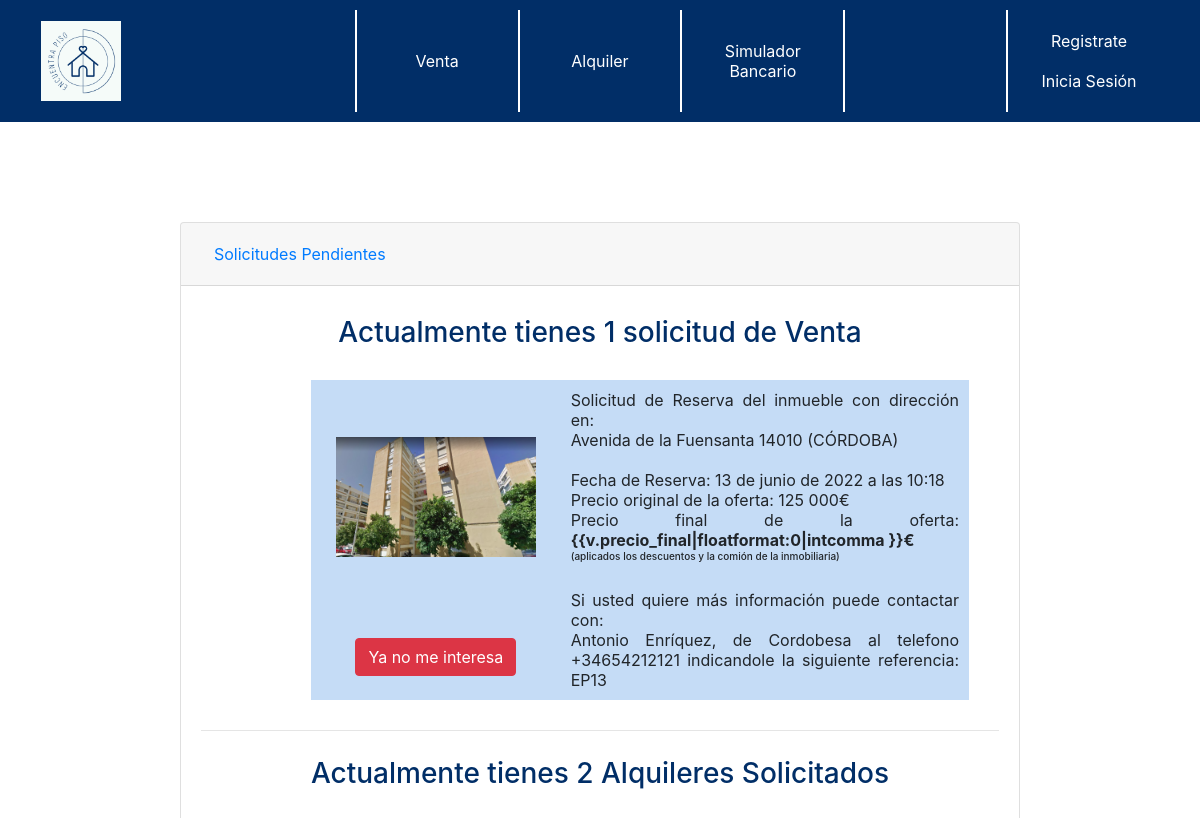
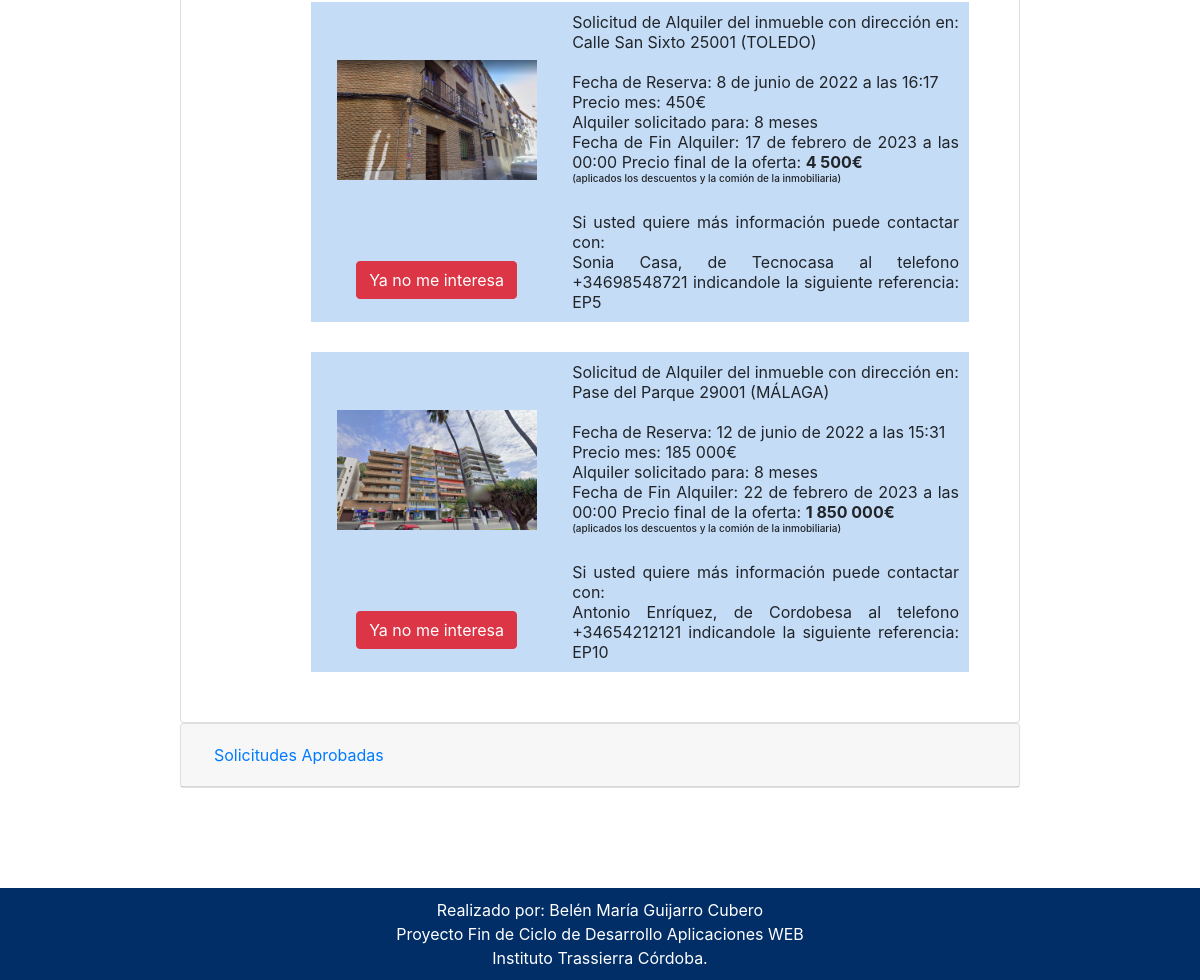
The app's page /operaciones/2/ with its own data (2 pictures, top to bottom).
### applications/operaciones/models.py (models this page shows, shortened)
class Venta(models.Model):
	oferta=models.ForeignKey("Oferta",verbose_name=("oferta"),on_delete=models.SET_NULL,null=True )
	comprador=models.ForeignKey("administracion.Cliente", related_name="comprador",verbose_name=("comprador"),on_delete=models.SET_NULL,null=True )
	fecha= models.DateTimeField('Fecha', auto_now=False, auto_now_add=False, null=True,blank=True)
	activa=models.BooleanField('Activo', default=True)
	aprobada=models.BooleanField('Aprobada', default=False)
	updated_at = models.DateTimeField(auto_now_add=True, null=True)
	created_at = models.DateTimeField(auto_now_add=True, null=True)
	def _get_importe(self):
		precio_descuento=self.oferta.precio-((self.oferta.precio*self.oferta.descuento)/100)
		precio_final= precio_descuento+((self.oferta.precio*self.oferta.vendedor.empresa.comision)/100)
		return precio_final
	precio_final = property(_get_importe)

class Oferta(models.Model):
	inmueble= models.ForeignKey("inmuebles.Inmueble", verbose_name=("Inmueble"),on_delete=models.CASCADE)
	vendedor=models.ForeignKey("administracion.Trabajador", verbose_name=("trabajador"),on_delete=models.SET_NULL, blank=True,null=True)
	precio=models.DecimalField('Precio', max_digits=13, decimal_places=6)
	descuento=models.DecimalField('Descuento', max_digits=5, decimal_places=2, default=0)
	tipo=models.CharField("tipo",max_length=1)
	activa=models.BooleanField('Activo', default=True)
	updated_at = models.DateTimeField(auto_now_add=True, null=True)
	created_at = models.DateTimeField(auto_now_add=True, null=True)

class Alquiler(models.Model):
	oferta=models.ForeignKey("Oferta",verbose_name=("oferta"),on_delete=models.SET_NULL,null=True )
	inquilino=models.ForeignKey("administracion.Cliente", related_name="inquilino",verbose_name=("inquilino"), null=True, on_delete=models.SET_NULL, )
	fecha_entrada=models.DateTimeField('Fecha', auto_now=False, auto_now_add=False)
	meses=models.IntegerField('Meses',)
	activa=models.BooleanField('Activo', default=True)
	aprobada=models.BooleanField('Aprobada', default=False)
	baja=models.BooleanField('Baja', default=False)
	created_at = models.DateTimeField(auto_now_add=True, null=True)
	updated_at = models.DateTimeField(auto_now_add=True, null=True)
	def _get_precio_final(self):
		return (float(self.oferta.precio)*float(self.meses))+(float(self.oferta.precio)*2)
	precio_final = property(_get_precio_final)
	def _get_fechabaja(self):
		fechainicial=str(self.fecha_entrada)
		fechainicialFormato=fechainicial[0:10]
		fechaI=datetime.strptime(fechainicialFormato, '%Y-%m-%d')
		fechaBaja=fechaI+relativedelta(months=self.meses)
		return fechaBaja
	fecha_fin=property(_get_fechabaja)

### applications/inmuebles/models.py (models this page shows, shortened)
class Inmueble(models.Model):
	PROVINCE_CHOICES =(
		('01', 'Alaba'), ('02', 'Albacete'), ('03', 'Alicante'),
		('04', 'Almería'), ('05', 'Ávila'), ('06', 'Badajoz'),
		('07', 'Islas Baleares'), ('08', 'Barcelona'), ('09', 'Burgos'),
		('10', 'Cáceres'), ('11', 'Cádiz'), ('12', 'Castellón'),
		('13', 'Ciudad Real'), ('14', 'Córdoba'), ('15', 'A Coruña'),
		('16', 'Cuenca'), ('17', 'Girona'), ('18', 'Granada'),
		('19', 'Guadalajara'), ('20', 'Guipúzcoa'), ('21', 'Huelva'),
		('22', 'Huesca'), ('23', 'Jaén'), ('24', 'León'),
		('25', 'Lleida'), ('26', 'La Rioja'), ('27', 'Lugo'),
		('28', 'Madrid'), ('29', 'Málaga'), ('30', 'Murcia'),
		('31', 'Navarra'), ('32', 'Ourense'), ('33', 'Asturias'),
		('34', 'Palencia'), ('35', 'Las Palmas'), ('36', 'Pontevedra'),
		('37', 'Salamanca'), ('38', 'Santa Cruz de Tenerife'), ('39', 'Cantabria'),
		('40', 'Segovia'), ('41', 'Sevilla'), ('42', 'Soria'),
		('43', 'Tarragona'), ('44', 'Teruel'), ('45', 'Toledo'),
		('46', 'Valencia'), ('47', 'Valladolid'), ('48', 'Vizcaya'),
		('49', 'Zamora'), ('50', 'Zaragoza'), ('51', 'Ceuta'), ('52', 'Melilla')
		)
	HABITACIONES_CHOICES=(
        ('0', 'Loft'),
        ('1', '1 Habitacion'),
        ('2', '2 Habitaciones'),
        ('3', '3 Habitaciones'),
        ('4', '4 Habitaciones'),
        ('5', '5 Habitaciones'),
        ('6', 'Más de 5'),
        )
	ORIENTACION_CHOICES=(
	 	('1', '(N) Norte'),
        ('2', '(NO) Noreste'),
        ('3', '(E) Este'),
        ('4', '(SE) Sureste'),
        ('5', '(S) Sur'),
        ('6', '(SO) Suroeste'),
        ('7', '(O) Oeste'),
        ('8', '(NO) Noroeste'),
	 	)
	propietario= models.ForeignKey("administracion.Propietario", verbose_name="propietario",on_delete=models.CASCADE )
	direccion= models.CharField('Direccion', max_length=200)
	localizacion= models.CharField('Localización', max_length=2, choices=PROVINCE_CHOICES)
	codigo_postal= models.IntegerField('CP',)
	metros=models.IntegerField('Metros',)
	habitacion=models.CharField('Habitación', max_length=1, choices=HABITACIONES_CHOICES)
	planta=models.IntegerField('Planta',)
	wc=models.IntegerField('Baños',)
	orientacion=models.CharField('Orientación', max_length=1, choices=ORIENTACION_CHOICES)
	construccion=models.IntegerField('Año Construcción',)
	comunidad=models.DecimalField('Precio Comunidad', max_digits=6, decimal_places=2)
	ascensor=models.BooleanField('Ascensor', default=False)
	terraza=models.BooleanField('Terraza', default=False)
	patio=models.BooleanField('Patio', default=False)
	observacion= models.CharField('Observacion', max_length=1024)
	imagenPrincipal= models.ImageField("ImagenPrincipal",upload_to="imagenes/")
	imagen1=models.ImageField("imagen1",upload_to="imagenes/",default="imagenes/pordefecto.png",blank=True, null=True)
	imagen2=models.ImageField("imagen2",upload_to="imagenes/",default="imagenes/pordefecto.png",blank=True, null=True)
	imagen3=models.ImageField("imagen3",upload_to="imagenes/",default="imagenes/pordefecto.png",blank=True, null=True)
	imagen4=models.ImageField("imagen4",upload_to="imagenes/",default="imagenes/pordefecto.png",blank=True, null=True)
	activo=models.BooleanField('Activo', default=True)
	created_at = models.DateTimeField(auto_now_add=True, null=True)
	updated_at = models.DateTimeField(auto_now_add=True, null=True)
	class Meta:
		ordering = ["localizacion","direccion"]

### applications/administracion/models.py (models this page shows, shortened)
class Trabajador(models.Model):
    usuario = models.OneToOneField(User, on_delete=models.CASCADE)
    dni = models.CharField('DNI', max_length=9, unique=True)
    nombre = models.CharField('Nombre', max_length=25)
    primer_apellido = models.CharField('1ºApellido', max_length=50)
    segundo_apellido = models.CharField('2ºApellido', max_length=50)
    empresa = models.ForeignKey("Empresa", verbose_name=("Empresa"), on_delete=models.CASCADE, blank=True, null=True)
    telefono= PhoneNumberField(blank=True)

class Empresa(models.Model):
    cif=models.CharField('CIF', max_length=9, unique=True)
    nombre_empresa=models.CharField('Nombre', max_length=100)
    razon_social=models.CharField('Razon Social', max_length=100)
    comision=models.DecimalField('Comisión', max_digits=4, decimal_places=2, default=3)
    codigo=models.CharField('Codigo',max_length=10)
    def __str__(self):
        return self.nombre_empresa

### applications/operaciones/views.py (the view)
# urls.py: path('operaciones/<int:id>/',views.Operaciones.as_view(),name="Operaciones"),
class Operaciones(View):
    def get(self, request, id):
        clientes=Cliente.objects.all()
        trabajadores=Trabajador.objects.all()
        user=User.objects.get(id=id)
        cliente=Cliente.objects.get(usuario=user)
        ventas=Venta.objects.filter(comprador=cliente).filter(activa=True).filter(aprobada=False)
        alquileres=Alquiler.objects.filter(inquilino=cliente).filter(activa=True).filter(aprobada=False)
        ventasConfirmadas=Venta.objects.filter(comprador=cliente).filter(aprobada=True).filter(activa=True)
        alquileresConfirmados=Alquiler.objects.filter(inquilino=cliente).filter(aprobada=True).filter(activa=True)
        contVSolicitadas=len(ventas)
        contASolicitados=len(alquileres)
        contAaprobadas=len(alquileresConfirmados)
        contVaprobadas=len(ventasConfirmadas)
        contexto={
        "clientes":clientes,
        "trabajadores":trabajadores,
        "ventas":ventas,
        "contVSolicitadas":contVSolicitadas,
        "alquileres":alquileres,
        "contASolicitados":contASolicitados,
        "ventasConfirmadas":ventasConfirmadas,
        "alquileresConfirmados":alquileresConfirmados,
        "contAaprobadas":contAaprobadas,
        "contVaprobadas":contVaprobadas
        }
        return render(request,"operaciones.html",contexto)

### templates/operaciones.html (shortened to what this page needs)
{% extends "base.html" %}
{% load static %}
{% load humanize %}
{% block head %}
{% include 'cabecera.html' %}
{% endblock head %}
{% block content %}
<div style="width:70%; margin:100px auto;">
	<div id="accordion">
		<div class="card">
			<div class="card-header" id="headingOne">
				<h5 class="mb-0">
					<button class="btn btn-link collapsed" data-toggle="collapse" data-target="#collapseOne"
						aria-expanded="false" aria-controls="collapseOne">
						Solicitudes Pendientes
					</button>
				</h5>
			</div>
			<div id="collapseOne" class="collapse show" aria-labelledby="headingOne" data-parent="#accordion">
				<div class="card-body">
					<center>
						{%if contVSolicitadas %}
						<h3>Actualmente tienes {{contVSolicitadas}} solicitud de Venta</h3>
						<ul>
							{% for v in ventas %}
							<ol style="margin:30px">
								<table style="margin:auto;" width="100%">
									<tr style="padding:10px">
										<td width="20%" align="center"
											style="background-color:#c5dcf6; padding:20px 10px; margin:10px 10px">
											<div id="foto">
												<a href="{% url 'app_inmuebles:Info' v.oferta.id %}"
													class="text-decoration-none">
													<img src={{v.oferta.inmueble.imagenPrincipal.url}} width="200px">
												</a>
											</div>
										</td>
										<td rowspan="2" width="50%" align="center"
											style="background-color:#c5dcf6; padding:10px 10px">
											<div style="text-align:justify">
												Solicitud de Reserva del inmueble con dirección
												en:<br />{{v.oferta.inmueble.direccion}} {{v.oferta.inmueble.codigo_postal}}
												({{v.oferta.inmueble.get_localizacion_display|upper}})<br /><br />
												Fecha de Reserva: {{v.created_at}}<br />
												Precio original de la oferta:
												{{v.oferta.precio|floatformat:0|intcomma}}€<br />
												Precio final de la oferta: <b>{{v.precio_final|floatformat:0|intcomma
													}}€</b>
												<h6 style="font-size:10">(aplicados los descuentos y la comión de la
													inmobiliaria)</h6><br />
												Si usted quiere más información puede contactar con: <br />
												{{v.oferta.vendedor.nombre}} {{v.oferta.vendedor.primer_apellido}}, de
												{{v.oferta.vendedor.empresa}} al telefono {{v.oferta.vendedor.telefono}}
												indicandole la siguiente referencia: EP{{v.id}}
												<br />
											</div>
										</td>
									</tr>
									<td width="20%" align="center" style="background-color:#c5dcf6; padding:10px 10px">
										<a href="{% url 'app_operaciones:desactivarVenta' v.id %}">
											<button type="button" class="btn btn-danger">Ya no me interesa </button>
										</a>
									</td>
								</table>
							</ol>
						{% endfor %}
						</ul>
						{%else%}
						<h3>Actualmete no tiene ninguna solicitud de Venta</h3>
						{%endif%}
					</center>
					<hr />
					<center>
						<h3>
							{%if contASolicitados %}
							Actualmente tienes {{contASolicitados}} Alquileres Solicitados
							<ul>
							{% for a in alquileres %}
								<ol style="margin:30px">
									<table style="margin:auto;" width="100%">
										<tr style="padding:10px">
											<td width="20%" align="center"
											style="background-color:#c5dcf6; padding:20px 10px; margin:10px 10px">
												<div id="foto">
													<a href="{% url 'app_inmuebles:Info' a.oferta.id %}"
													class="text-decoration-none">
														<img src={{a.oferta.inmueble.imagenPrincipal.url}} width="200px">
													</a>
												</div>
											</td>
											<td rowspan="2" width="50%" align="center"
											style="background-color:#c5dcf6; padding:10px 10px">
												<div style="text-align:justify">
													Solicitud de Alquiler del inmueble con dirección en:<br />{{a.oferta.inmueble.direccion}} {{a.oferta.inmueble.codigo_postal}}
													({{a.oferta.inmueble.get_localizacion_display|upper}})
													<br /><br />
													Fecha de Reserva: {{a.created_at}}<br />
													Precio mes: {{a.oferta.precio|floatformat:0|intcomma}}€<br />
													Alquiler solicitado para: {{a.meses}} meses<br />
													Fecha de Fin Alquiler: {{a.fecha_fin}}
													Precio final de la oferta: <b>{{a.precio_final|floatformat:0|intcomma}}€</b>
													<h6 style="font-size:10">(aplicados los descuentos y la comión de la
													inmobiliaria)
													</h6><br />
													Si usted quiere más información puede contactar con: <br />
													{{a.oferta.vendedor.nombre}} {{a.oferta.vendedor.primer_apellido}}, de
													{{a.oferta.vendedor.empresa}} al telefono {{a.oferta.vendedor.telefono}}
													indicandole la siguiente referencia: EP{{a.id}}
													<br />
												</div>
											</td>
										</tr>
											<td width="20%" align="center" style="background-color:#c5dcf6; padding:10px 10px">
												<a href="{% url 'app_operaciones:desactivarAlquiler' a.id %}">
													<button type="button" class="btn btn-danger">Ya no me interesa </button>
											</td>
									</table>
								</ol>
							{% endfor %}
							</ul>
							{%else%}
							Actualmete no tiene ningún Alquiler Solicitado.
							{%endif%}
						</h3>
					</center>
				</div>
			</div>
		</div>
		<div class="card">
			<div class="card-header" id="headingTwo">
				<h5 class="mb-0">
					<button class="btn btn-link collapsed" data-toggle="collapse" data-target="#collapseTwo"
						aria-expanded="false" aria-controls="collapseTwo">
						Solicitudes Aprobadas
					</button>
				</h5>
			</div>
		</div>
	</div>
</div>
{% endblock content %}

### encuentrapiso/static/css/estilos.css (style rules this page uses)
h3 { color:#012e67; padding-top:10px; }
#foto { position:relative; display:inline-block; }

### records on screen
Venta: oferta.inmueble.imagenPrincipal (picture), oferta.inmueble.direccion "Avenida de la Fuensanta", oferta.inmueble.codigo_postal "14010", oferta.inmueble.localizacion "CÓRDOBA", created_at "13 de junio de 2022 a las 10:18", oferta.precio "125 000", oferta.vendedor.nombre "Antonio", oferta.vendedor.primer_apellido "Enríquez", oferta.vendedor.empresa "Cordobesa", oferta.vendedor.telefono "+34654212121", id "13"
Alquiler: oferta.inmueble.imagenPrincipal (picture), oferta.inmueble.direccion "Calle San Sixto", oferta.inmueble.codigo_postal "25001", oferta.inmueble.localizacion "TOLEDO", created_at "8 de junio de 2022 a las 16:17", oferta.precio "450", meses "8", fecha_fin "17 de febrero de 2023 a las 00:00", precio_final "4 500", oferta.vendedor.nombre "Sonia", oferta.vendedor.primer_apellido "Casa", oferta.vendedor.empresa "Tecnocasa", oferta.vendedor.telefono "+34698548721", id "5"
Alquiler: oferta.inmueble.imagenPrincipal (picture), oferta.inmueble.direccion "Pase del Parque", oferta.inmueble.codigo_postal "29001", oferta.inmueble.localizacion "MÁLAGA", created_at "12 de junio de 2022 a las 15:31", oferta.precio "185 000", meses "8", fecha_fin "22 de febrero de 2023 a las 00:00", precio_final "1 850 000", oferta.vendedor.nombre "Antonio", oferta.vendedor.primer_apellido "Enríquez", oferta.vendedor.empresa "Cordobesa", oferta.vendedor.telefono "+34654212121", id "10"

### other values on screen
{{ contVSolicitadas }} "1"
{{ contASolicitados }} "2"
